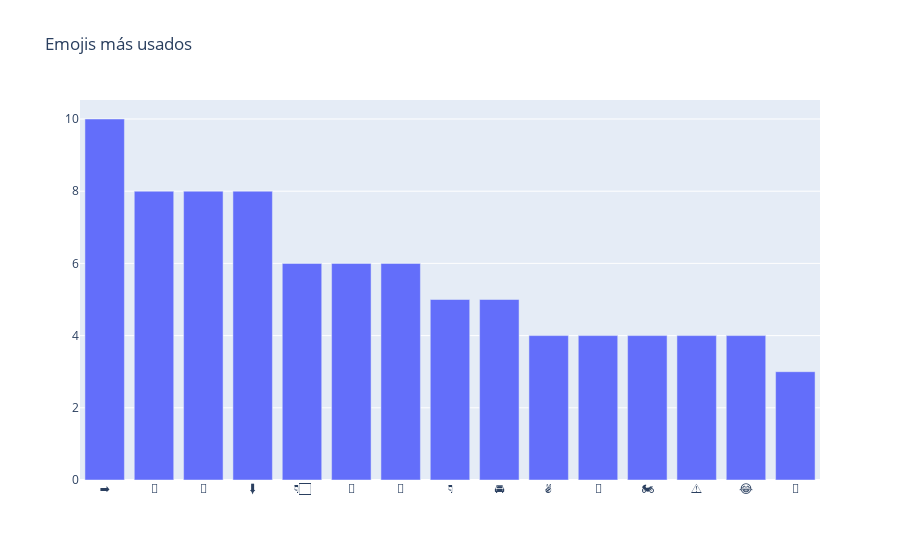

Here is the notebook cell this chart was saved with:
### Code cell
trace = go.Bar(x=temp_emojis.emoji.values[:15],
               y=temp_emojis.cnt.values[:15])

layout = go.Layout(title='Emojis más usados')

fig = go.Figure(data=[trace], layout=layout)
iplot(fig)

### Figure 1 — Plotly figure (JSON) as saved in the notebook; plotly's stock layout.template omitted (floating-point values rounded to 4 significant figures)
{"data": [{"type": "bar", "x": ["➡️", "🎉", "📲", "⬇️", "👇🏻", "🤑", "🚗", "👇", "🚘", "✌", "🎊", "🏍", "⚠️", "😂", "📍"], "y": [10, 8, 8, 8, 6, 6, 6, 5, 5, 4, 4, 4, 4, 4, 3]}], "layout": {"title": {"text": "Emojis más usados"}}}
